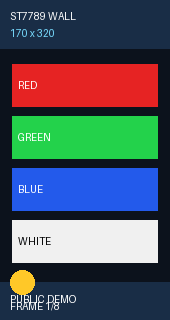
#> input picture assets/demo/animation_source.gif, 170 x 320 px; its folder holds only this picture in this run
$ python prepare_media.py ../assets/demo/animation_source.gif
#> lines starting #> are read from the running program, lines starting #| are printed output that depends on the picture
"""Prepare still images, GIFs, MP4s, or MOVs for the tested 170x320 panel.

The tested panel requires all source RGB channels to be fully inverted before
ESPHome embeds the media. This script applies that compensation, resizes or
crops the input, writes a PNG or GIF, and reopens the result for validation.

Video input requires ffmpeg on PATH.
"""

from __future__ import annotations

import argparse
import shutil
import subprocess
import sys
import tempfile
from pathlib import Path

from PIL import Image, ImageOps, ImageSequence

WIDTH = 170
HEIGHT = 320
VIDEO_EXTENSIONS = {".mp4", ".mov", ".m4v", ".avi", ".mkv", ".webm"}

REPO_ROOT = Path(__file__).resolve().parents[1]
DEFAULT_IMAGE_OUTPUT = REPO_ROOT / "assets" / "user" / "background_panel.png"
DEFAULT_ANIMATION_OUTPUT = REPO_ROOT / "assets" / "user" / "animation_panel.gif"


def parse_args() -> argparse.Namespace:
    parser = argparse.ArgumentParser(
        description="Prepare media for the tested ESPHome ST7789 wall display."
    )
    parser.add_argument("input", type=Path, help="Input image, GIF, MP4, or MOV")
    parser.add_argument(
        "--output",
        type=Path,
        help=(
            "Output path. Defaults to assets/user/background_panel.png "
            "or assets/user/animation_panel.gif."
        ),
    )
    parser.add_argument(
        "--fit",
        choices=("crop", "contain"),
        default="crop",
        help="crop fills 170x320; contain letterboxes without cropping.",
    )
    parser.add_argument(
        "--fps",
        type=float,
        default=6.0,
        help="Frame rate used when extracting video. Default: 6.",
    )
    parser.add_argument(
        "--max-seconds",
        type=float,
        default=10.0,
        help="Maximum video duration to convert. Default: 10.",
    )
    parser.add_argument(
        "--no-invert",
        action="store_true",
        help=(
            "Do not fully invert RGB. Use only for a panel proven not to need "
            "the tested panel's compensation."
        ),
    )
    return parser.parse_args()


def fit_frame(image: Image.Image, mode: str) -> Image.Image:
    rgb = image.convert("RGB")
    if mode == "crop":
        return ImageOps.fit(
            rgb,
            (WIDTH, HEIGHT),
            method=Image.Resampling.LANCZOS,
            centering=(0.5, 0.5),
        )
    return ImageOps.pad(
        rgb,
        (WIDTH, HEIGHT),
        method=Image.Resampling.LANCZOS,
        color=(0, 0, 0),
        centering=(0.5, 0.5),
    )


def compensate(image: Image.Image, invert: bool) -> Image.Image:
    fitted = image.convert("RGB")
    return ImageOps.invert(fitted) if invert else fitted


def prepare_frame(image: Image.Image, fit: str, invert: bool) -> Image.Image:
    return compensate(fit_frame(image, fit), invert)


def validate_output_suffix(output: Path, animated: bool) -> None:
    expected = ".gif" if animated else ".png"
    if output.suffix.lower() != expected:
        media_type = "animated" if animated else "static"
        raise ValueError(f"{media_type.capitalize()} output must use {expected}")


# [10 lines left out: function save_static, not called in this run]


def save_animated_frames(
    frames: list[Image.Image],
    durations: list[int],
    output: Path,
) -> None:
    if not frames:
        raise ValueError("No animation frames were generated.")
    output.parent.mkdir(parents=True, exist_ok=True)
    frames[0].save(
        output,
        format="GIF",
        save_all=True,
        append_images=frames[1:],
        duration=durations,
        loop=0,
        disposal=2,
        optimize=False,
    )


def save_gif(
    source: Path,
    output: Path,
    fit: str,
    invert: bool,
) -> None:
    frames: list[Image.Image] = []
    durations: list[int] = []

    with Image.open(source) as image:
        default_duration = int(image.info.get("duration", 167) or 167)
        for frame in ImageSequence.Iterator(image):
            frames.append(prepare_frame(frame, fit, invert))
            duration = int(
                frame.info.get("duration", default_duration) or default_duration
            )
            durations.append(max(20, duration))

    save_animated_frames(frames, durations, output)


# [58 lines left out: functions extract_video_frames, save_video, not called in this run]


def verify_output(output: Path) -> str:
    with Image.open(output) as image:
        if image.size != (WIDTH, HEIGHT):
            raise RuntimeError(
                f"Output is {image.size}, expected {(WIDTH, HEIGHT)}."
            )

        frame_count = getattr(image, "n_frames", 1)
        if frame_count > 1:
            durations = [
                int(frame.info.get("duration", 0) or 0)
                for frame in ImageSequence.Iterator(image)
            ]
            loop = image.info.get("loop")
            return (
                f"{output} | {WIDTH}x{HEIGHT} | {frame_count} frames | "
                f"durations={durations} ms | loop={loop}"
            )

        return f"{output} | {WIDTH}x{HEIGHT} | static PNG"


def main() -> int:
    args = parse_args()
    source = args.input.expanduser().resolve()

    if not source.is_file():
        print(f"Input file does not exist: {source}", file=sys.stderr)
        return 2

    extension = source.suffix.lower()
    is_video = extension in VIDEO_EXTENSIONS

    is_animated_image = False
    if not is_video:
        try:
            with Image.open(source) as image:
#> image is the input picture: PIL image 170x320 P; mean R, G, B 76.7, 86.9, 95.8
                is_animated_image = bool(
                    getattr(image, "is_animated", False)
                    and getattr(image, "n_frames", 1) > 1
                )
#> is_animated_image = True
        except Exception as exc:
            print(f"Cannot open input media: {exc}", file=sys.stderr)
            return 2

    animated = is_video or is_animated_image
#> animated = True
    output = (
        args.output.expanduser()
        if args.output
        else (DEFAULT_ANIMATION_OUTPUT if animated else DEFAULT_IMAGE_OUTPUT)
    ).resolve()
    invert = not args.no_invert

    try:
        validate_output_suffix(output, animated)
#> in validate_output_suffix, `expected = ".gif" if animated else ".png"`: expected = '.gif'
        if is_video:
            save_video(
                source,
                output,
                args.fit,
                invert,
                args.fps,
                args.max_seconds,
            )
        elif is_animated_image:
            save_gif(source, output, args.fit, invert)
#> in save_gif, `default_duration = int(image.info.get("duration", 167) or 167)`: default_duration = 160
#> the loop in save_gif, `for frame in ImageSequence.Iterator(image):` made 8 passes
#> after the loop in save_gif, `for frame in ImageSequence.Iterator(image):`: durations = [160, 160, 160, 160, 160, 160, 160, 160]; frames = 8 items
#> in save_animated_frames, `frames[0].save( output, format="GIF", save_all=True, append_images=fra..`:
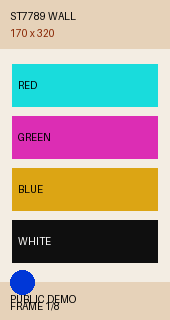
#> saved as animation_panel.gif: PIL image 170x320 RGB; mean R, G, B 178.3, 168.1, 159.2
        else:
            save_static(source, output, args.fit, invert)

        print(verify_output(output))
#> in verify_output, `frame_count = getattr(image, "n_frames", 1)`: frame_count = 8
#> in verify_output, `durations = [ int(frame.info.get("duration", 0) or 0) for frame in Ima..`: durations = [160, 160, 160, 160, 160, 160, 160, 160]
#> in verify_output, `loop = image.info.get("loop")`: loop = 0
#| assets/user/animation_panel.gif | 170x320 | 8 frames | durations=[160, 160, 160, 160, 160, 160, 160, 160] ms | loop=0
        print(
            "RGB compensation: "
            + ("full channel inversion applied" if invert else "not applied")
        )
        return 0
    except subprocess.CalledProcessError as exc:
        print(f"ffmpeg failed with exit code {exc.returncode}.", file=sys.stderr)
        return exc.returncode or 1
    except Exception as exc:
        print(f"Media preparation failed: {exc}", file=sys.stderr)
        return 1


if __name__ == "__main__":
    raise SystemExit(main())
#> (the program exits here)
